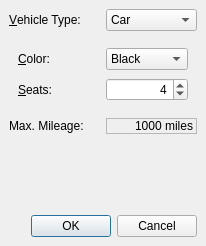
<ui version="4.0" >
 <class>VehicleRentalDlg</class>
 <widget class="QDialog" name="VehicleRentalDlg" >
  <property name="geometry" >
   <rect>
    <x>0</x>
    <y>0</y>
    <width>206</width>
    <height>246</height>
   </rect>
  </property>
  <property name="windowTitle" >
   <string>Vehicle Rental</string>
  </property>
  <layout class="QGridLayout" >
   <property name="margin" >
    <number>9</number>
   </property>
   <property name="spacing" >
    <number>6</number>
   </property>
   <item row="4" column="0" >
    <widget class="QDialogButtonBox" name="buttonBox" >
     <property name="orientation" >
      <enum>Qt::Horizontal</enum>
     </property>
     <property name="standardButtons" >
      <set>QDialogButtonBox::Cancel|QDialogButtonBox::NoButton|QDialogButtonBox::Ok</set>
     </property>
    </widget>
   </item>
   <item row="3" column="0" >
    <spacer>
     <property name="orientation" >
      <enum>Qt::Vertical</enum>
     </property>
     <property name="sizeHint" >
      <size>
       <width>188</width>
       <height>16</height>
      </size>
     </property>
    </spacer>
   </item>
   <item row="2" column="0" >
    <layout class="QHBoxLayout" >
     <property name="margin" >
      <number>0</number>
     </property>
     <property name="spacing" >
      <number>6</number>
     </property>
     <item>
      <widget class="QLabel" name="label_6" >
       <property name="text" >
        <string>Max. Mileage:</string>
       </property>
      </widget>
     </item>
     <item>
      <widget class="QLabel" name="mileageLabel" >
       <property name="frameShape" >
        <enum>QFrame::StyledPanel</enum>
       </property>
       <property name="frameShadow" >
        <enum>QFrame::Sunken</enum>
       </property>
       <property name="text" >
        <string>1000 miles</string>
       </property>
       <property name="alignment" >
        <set>Qt::AlignRight|Qt::AlignTrailing|Qt::AlignVCenter</set>
       </property>
      </widget>
     </item>
    </layout>
   </item>
   <item row="1" column="0" >
    <widget class="QStackedWidget" name="stackedWidget" >
     <property name="currentIndex" >
      <number>0</number>
     </property>
     <widget class="QWidget" name="page_2" >
      <layout class="QGridLayout" >
       <property name="margin" >
        <number>9</number>
       </property>
       <property name="spacing" >
        <number>6</number>
       </property>
       <item row="0" column="1" >
        <widget class="QComboBox" name="colorComboBox" >
         <item>
          <property name="text" >
           <string>Black</string>
          </property>
         </item>
         <item>
          <property name="text" >
           <string>Blue</string>
          </property>
         </item>
         <item>
          <property name="text" >
           <string>Green</string>
          </property>
         </item>
         <item>
          <property name="text" >
           <string>Red</string>
          </property>
         </item>
         <item>
          <property name="text" >
           <string>Silver</string>
          </property>
         </item>
         <item>
          <property name="text" >
           <string>White</string>
          </property>
         </item>
         <item>
          <property name="text" >
           <string>Yellow</string>
          </property>
         </item>
        </widget>
       </item>
       <item row="0" column="0" >
        <widget class="QLabel" name="label_4" >
         <property name="text" >
          <string>&amp;Color:</string>
         </property>
         <property name="buddy" >
          <cstring>colorComboBox</cstring>
         </property>
        </widget>
       </item>
       <item row="1" column="0" >
        <widget class="QLabel" name="label_5" >
         <property name="text" >
          <string>&amp;Seats:</string>
         </property>
         <property name="buddy" >
          <cstring>seatsSpinBox</cstring>
         </property>
        </widget>
       </item>
       <item row="1" column="1" >
        <widget class="QSpinBox" name="seatsSpinBox" >
         <property name="alignment" >
          <set>Qt::AlignRight</set>
         </property>
         <property name="maximum" >
          <number>12</number>
         </property>
         <property name="minimum" >
          <number>2</number>
         </property>
         <property name="value" >
          <number>4</number>
         </property>
        </widget>
       </item>
      </layout>
     </widget>
     <widget class="QWidget" name="page" >
      <layout class="QGridLayout" >
       <property name="margin" >
        <number>9</number>
       </property>
       <property name="spacing" >
        <number>6</number>
       </property>
       <item row="0" column="1" >
        <widget class="QSpinBox" name="weightSpinBox" >
         <property name="alignment" >
          <set>Qt::AlignRight</set>
         </property>
         <property name="suffix" >
          <string> tons</string>
         </property>
         <property name="maximum" >
          <number>8</number>
         </property>
         <property name="minimum" >
          <number>1</number>
         </property>
        </widget>
       </item>
       <item row="1" column="0" >
        <widget class="QLabel" name="label_3" >
         <property name="text" >
          <string>V&amp;olume:</string>
         </property>
         <property name="buddy" >
          <cstring>volumeSpinBox</cstring>
         </property>
        </widget>
       </item>
       <item row="0" column="0" >
        <widget class="QLabel" name="label_2" >
         <property name="text" >
          <string>&amp;Weight:</string>
         </property>
         <property name="buddy" >
          <cstring>seatsSpinBox</cstring>
         </property>
        </widget>
       </item>
       <item row="1" column="1" >
        <widget class="QSpinBox" name="volumeSpinBox" >
         <property name="alignment" >
          <set>Qt::AlignRight</set>
         </property>
         <property name="suffix" >
          <string> cu m</string>
         </property>
         <property name="maximum" >
          <number>22</number>
         </property>
         <property name="minimum" >
          <number>4</number>
         </property>
         <property name="value" >
          <number>10</number>
         </property>
        </widget>
       </item>
      </layout>
     </widget>
    </widget>
   </item>
   <item row="0" column="0" >
    <layout class="QHBoxLayout" >
     <property name="margin" >
      <number>0</number>
     </property>
     <property name="spacing" >
      <number>6</number>
     </property>
     <item>
      <widget class="QLabel" name="label" >
       <property name="text" >
        <string>&amp;Vehicle Type:</string>
       </property>
       <property name="buddy" >
        <cstring>vehicleComboBox</cstring>
       </property>
      </widget>
     </item>
     <item>
      <widget class="QComboBox" name="vehicleComboBox" >
       <item>
        <property name="text" >
         <string>Car</string>
        </property>
       </item>
       <item>
        <property name="text" >
         <string>Van</string>
        </property>
       </item>
      </widget>
     </item>
    </layout>
   </item>
  </layout>
 </widget>
 <resources/>
 <connections>
  <connection>
   <sender>vehicleComboBox</sender>
   <signal>currentIndexChanged(int)</signal>
   <receiver>stackedWidget</receiver>
   <slot>setCurrentIndex(int)</slot>
   <hints>
    <hint type="sourcelabel" >
     <x>195</x>
     <y>39</y>
    </hint>
    <hint type="destinationlabel" >
     <x>150</x>
     <y>75</y>
    </hint>
   </hints>
  </connection>
  <connection>
   <sender>buttonBox</sender>
   <signal>accepted()</signal>
   <receiver>VehicleRentalDlg</receiver>
   <slot>accept()</slot>
   <hints>
    <hint type="sourcelabel" >
     <x>73</x>
     <y>228</y>
    </hint>
    <hint type="destinationlabel" >
     <x>28</x>
     <y>201</y>
    </hint>
   </hints>
  </connection>
  <connection>
   <sender>buttonBox</sender>
   <signal>rejected()</signal>
   <receiver>VehicleRentalDlg</receiver>
   <slot>reject()</slot>
   <hints>
    <hint type="sourcelabel" >
     <x>135</x>
     <y>224</y>
    </hint>
    <hint type="destinationlabel" >
     <x>187</x>
     <y>188</y>
    </hint>
   </hints>
  </connection>
 </connections>
</ui>
